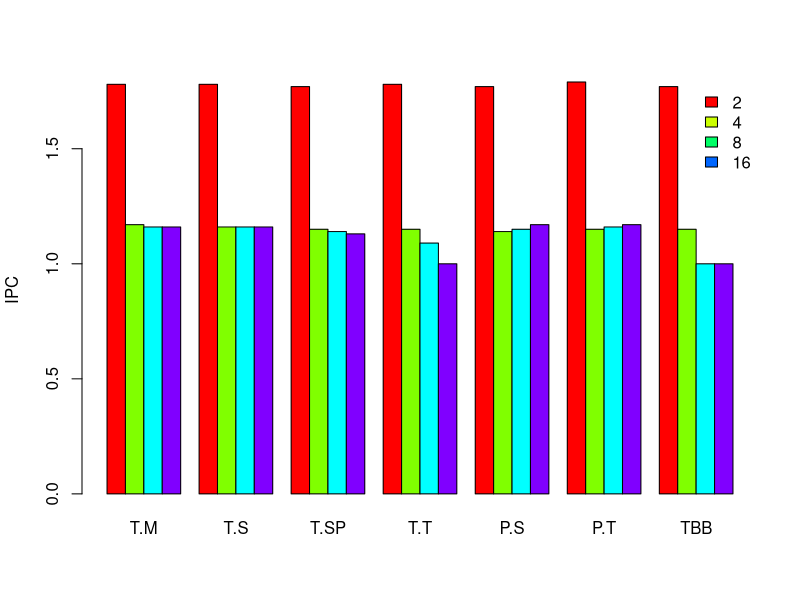

Reproduce this figure in R.
autos_data <- read.table("ipc.dat", header=T, sep="\t")

barplot(as.matrix(autos_data), ylab= "IPC",
   beside=TRUE, col=rainbow(4))

legend("topright", c("2","4","8","16"), cex=1,
  bty="n", fill=rainbow(5));

save.image()
